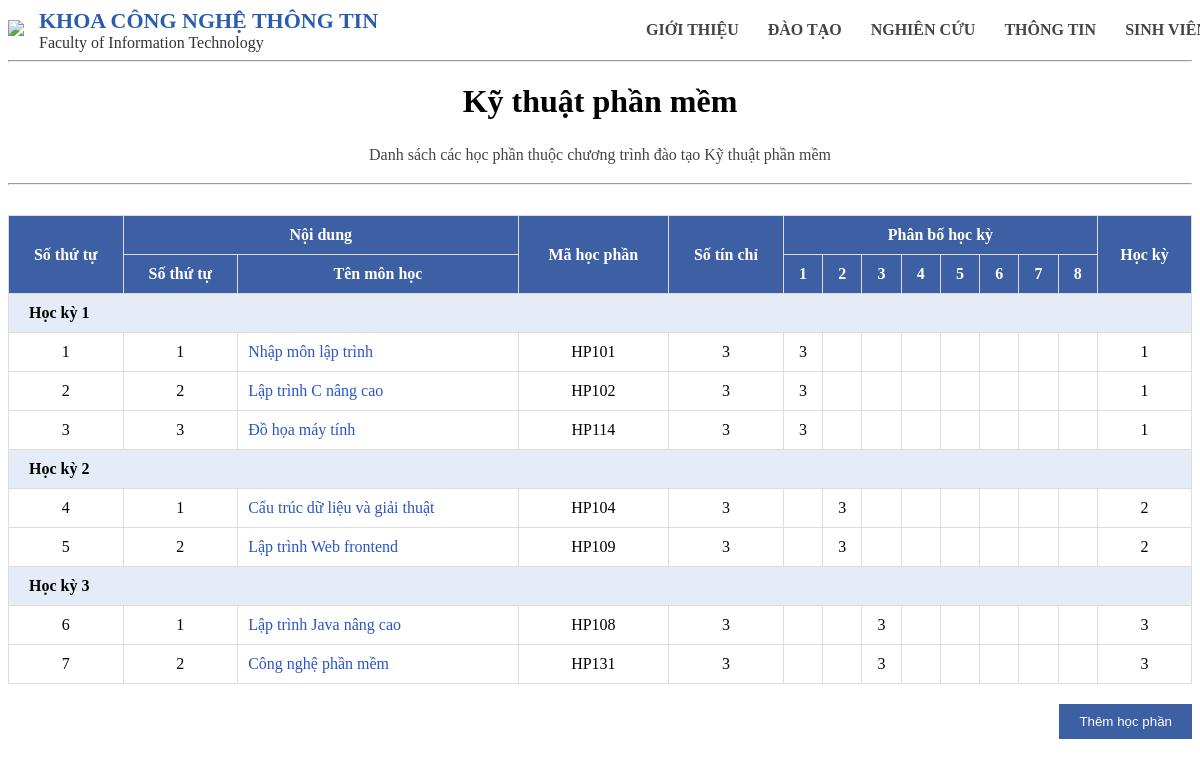
The app's page /detail/CT01 with its own data.
### tables this page shows
CREATE TABLE "chuongtrinh" (
	"mact"	TEXT NOT NULL UNIQUE,
	"tenct"	TEXT NOT NULL,
	"chitieu"	INTEGER NOT NULL,
	"linhvuc"	TEXT NOT NULL,
	PRIMARY KEY("mact")
);

CREATE TABLE "chuongtrinhct" (
	"mact"	TEXT NOT NULL,
	"mahp"	TEXT NOT NULL,
	"stt"	INTEGER,
	"sotc"	INTEGER,
	"hocki"	INTEGER,
	"loai"	TEXT,
	PRIMARY KEY("mact","mahp")
);

CREATE TABLE "hocphan" (
	"mahp"	TEXT NOT NULL UNIQUE,
	"tenhp"	TEXT NOT NULL,
	"sotc"	INTEGER NOT NULL,
	PRIMARY KEY("mahp")
);

### main.py (the view)
@app.route("/detail/<mact>")
def detail(mact):
    conn = get_db()
    cur = conn.cursor()
    cur.execute("SELECT * FROM chuongtrinh WHERE mact=?", (mact,))
    ct = cur.fetchone()
    cur.execute("""
        SELECT hp.mahp, hp.tenhp, hp.sotc, ct.hocki, ct.loai, ct.hocki, ct.stt
        FROM chuongtrinhct ct
        JOIN hocphan hp ON ct.mahp = hp.mahp
        WHERE ct.mact = ?
        ORDER BY ct.hocki, ct.stt
    """, (mact,))
    rows = cur.fetchall()
    conn.close()
    return render_template("detail.html", rows=rows, ct=ct)

### main.py (called while the page is built)
def get_db():
    conn = sqlite3.connect("database.db")
    conn.row_factory = sqlite3.Row
    return conn

### templates/detail.html
{% extends "base.html" %}
{% block content %}
<div class="container">
<h1>{{ct.tenct}}</h1>
<p class="description">
Danh sách các học phần thuộc chương trình đào tạo {{ct.tenct}}
</p>
<hr>
<table>
<tr>
    <th rowspan="2">Số thứ tự</th>
    <th colspan="2">Nội dung</th>
    <th rowspan="2">Mã học phần</th>
    <th rowspan="2">Số tín chỉ</th>
    <th colspan="8">Phân bố học kỳ</th>
    <th rowspan="2">Học kỳ</th>
</tr>
<tr>
    <th>Số thứ tự</th>
    <th>Tên môn học</th>
    <th>1</th>
    <th>2</th>
    <th>3</th>
    <th>4</th>
    <th>5</th>
    <th>6</th>
    <th>7</th>
    <th>8</th>
</tr>
{% set stt = namespace(value=1) %}
{% for hocki, mon in rows|groupby("hocki") %}
<tr class="group">
<td colspan="14">Học kỳ {{hocki}}</td>
</tr>
{% for hp in mon %}
<tr>
<td>{{stt.value}}</td>
<td>{{loop.index}}</td>
<td class="subject">{{hp.tenhp}}</td>
<td>{{hp.mahp}}</td>
<td>{{hp.sotc}}</td>
<td>{% if hp.hocki==1 %}{{hp.sotc}}{% endif %}</td>
<td>{% if hp.hocki==2 %}{{hp.sotc}}{% endif %}</td>
<td>{% if hp.hocki==3 %}{{hp.sotc}}{% endif %}</td>
<td>{% if hp.hocki==4 %}{{hp.sotc}}{% endif %}</td>
<td>{% if hp.hocki==5 %}{{hp.sotc}}{% endif %}</td>
<td>{% if hp.hocki==6 %}{{hp.sotc}}{% endif %}</td>
<td>{% if hp.hocki==7 %}{{hp.sotc}}{% endif %}</td>
<td>{% if hp.hocki==8 %}{{hp.sotc}}{% endif %}</td>
<td>{{hp.hocki}}</td>
</tr>
{% set stt.value = stt.value + 1 %}
{% endfor %}
{% endfor %}
</table>
<a href="/add/{{ct.mact}}">
<button type="button" class="add">Thêm học phần</button>
</a>
</div>
{% endblock %}

### static/styles.css (style rules this page uses)
table { width:100%; border-collapse:collapse; margin-top:20px; }
th { background:#3d5fa3; color:white; padding:10px; }
td { padding:10px; border:1px solid #ddd; text-align:center; }
a { color:#2a55c7; text-decoration:none; }
h1,p { text-align:center; }
.description { color:#444; line-height:1.6; }
.add { margin-top:20px; padding:10px 20px; background:#3d5fa3; color:white; border:none; float:right; }
table { width:100%; border-collapse:collapse; margin-top:30px; }
th { background:#3d5fa3; color:white; padding:10px; border:1px solid #dcdcdc; }
td { padding:10px; border:1px solid #dcdcdc; text-align:center; }
.subject { text-align:left; color:#2a55c7; }
.group { background:#e5ecf7; font-weight:bold; }
.group td { text-align:left; padding-left:20px; }

### records on screen
chuongtrinh: tenct "Kỹ thuật phần mềm"
chuongtrinhct: value "1", tenhp "Nhập môn lập trình", mahp "HP101", sotc "3", hocki "1"
chuongtrinhct: value "2", tenhp "Lập trình C nâng cao", mahp "HP102", sotc "3", hocki "1"
chuongtrinhct: value "3", tenhp "Đồ họa máy tính", mahp "HP114", sotc "3", hocki "1"
chuongtrinhct: value "4", tenhp "Cấu trúc dữ liệu và giải thuật", mahp "HP104", sotc "3", hocki "2"
chuongtrinhct: value "5", tenhp "Lập trình Web frontend", mahp "HP109", sotc "3", hocki "2"
chuongtrinhct: value "6", tenhp "Lập trình Java nâng cao", mahp "HP108", sotc "3", hocki "3"
chuongtrinhct: value "7", tenhp "Công nghệ phần mềm", mahp "HP131", sotc "3", hocki "3"

### other values on screen
{{ hocki }} "1" "2" "3"
